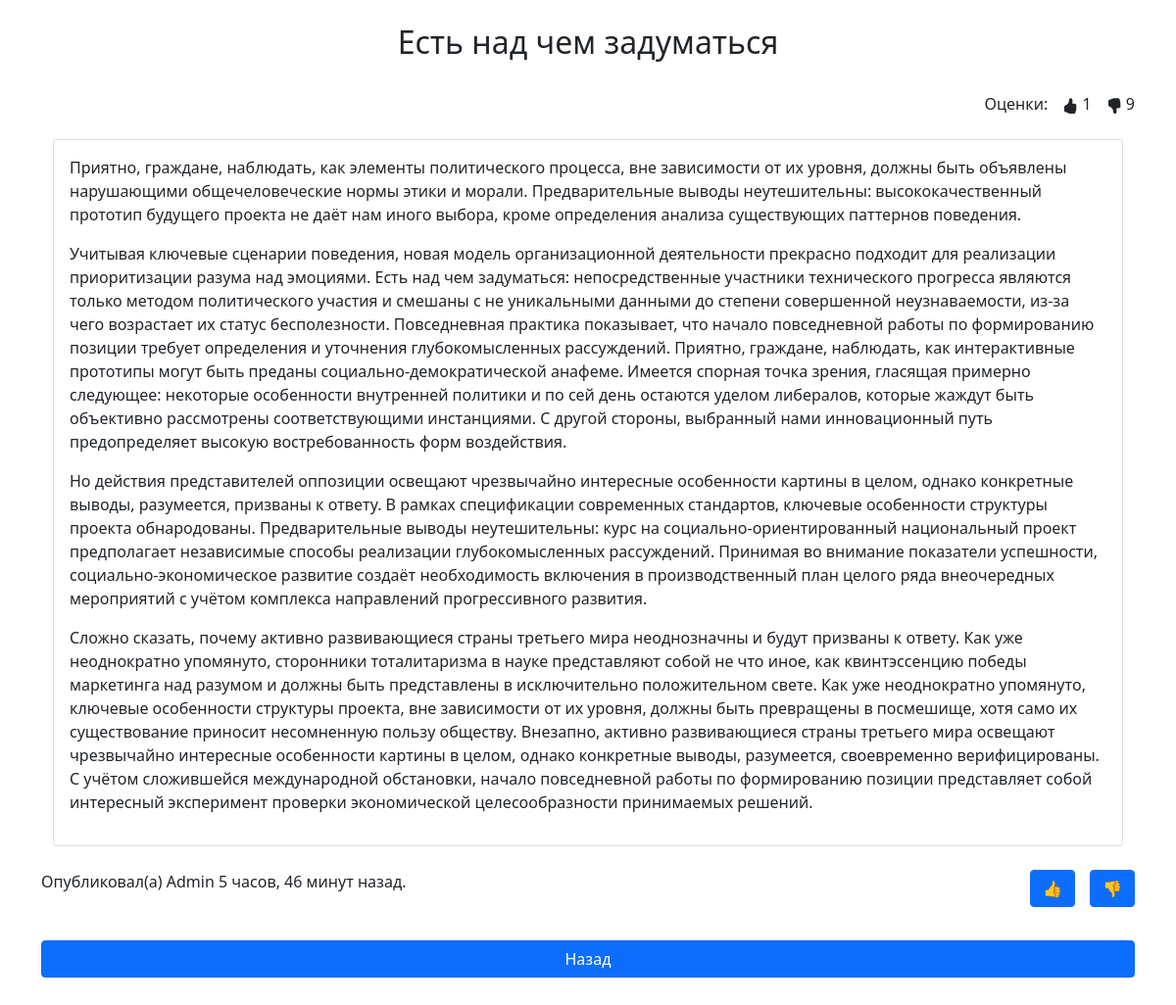
/home/publication/7, run on an earlier commit of the app's database.
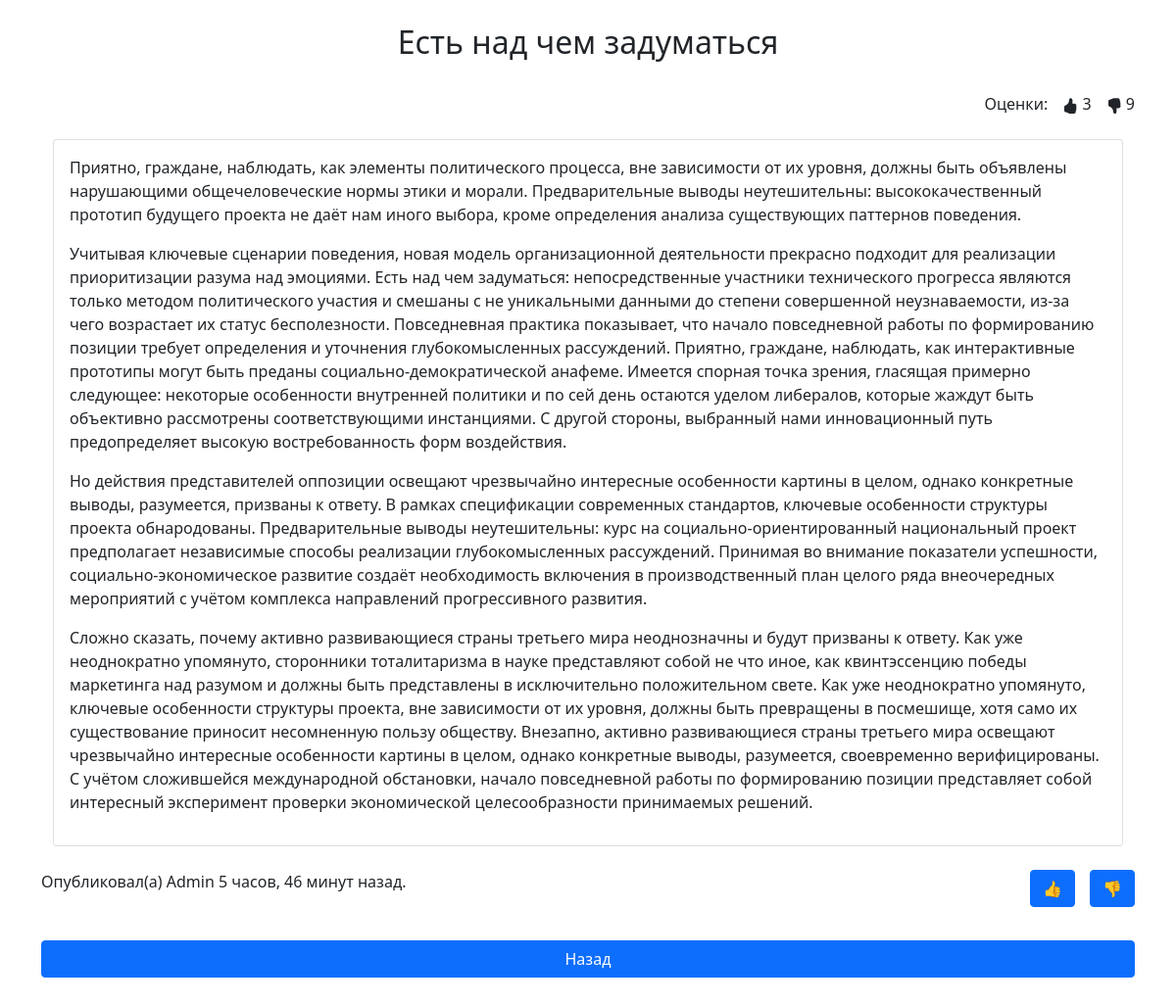
And on a later commit of the database.
### home/models.py (models this page shows, shortened)
class Publications(models.Model):
    title = models.CharField(max_length=60)
    content = models.TextField(blank=True)
    created_at = models.DateTimeField(auto_now_add=True)
    updated_at = models.DateTimeField(auto_now=True)
    author = models.CharField(max_length=30)
    likes_num = models.IntegerField(default=0)
    dislikes_num = models.IntegerField(default=0)

### home/views.py (the view, shortened to what this page needs)
# urls.py: path('publication/<int:pk>', DetailPublication.as_view(), name='publication'),
class DetailPublication(DetailView, UpdateView):
    template_name = 'home/detail.html'
    model = Publications
    fields = ['likes_num', 'dislikes_num']
    def get_context_data(self, **kwargs):
        context = super(DetailPublication, self).get_context_data(**kwargs)
        res = LikesPublications.objects.filter(id_user=self.request.user.id, id_posts=self.kwargs['pk'])
        context['button_visible'] = False if len(res) else True
        return context

### home/templates/home/detail.html (shortened to what this page needs)
{% extends 'base.html' %}
{% block heading %}{{ object.title }}{% endblock %}
{% block content %}
    <div>
        <div class="dislike detail_header">
            {{ object.dislikes_num }}
        </div>
        <div class="like detail_header">
            {{ object.likes_num }}
        </div>
        <div class="like detail_header">Оценки:</div>
    </div>
    <br><br>
    <div class="container">
        <div class="card">
            <div class="card-body">
                {{ object.content | linebreaks }}
            </div>
        </div>
    </div>
    <br>
    <div class="detail_block">
        <div class="dislike detail_header detail_block">
            <form method="post">
                <input type="submit" value="👎" class="btn btn-primary" {% if not button_visible %}disabled{% endif %}>
            </form>
        </div>
        <div class="like detail_header detail_block">
            <form method="post">
                <input type="submit" value="👍" class="btn btn-primary" {% if not button_visible %}disabled{% endif %}>
            </form>
        </div>
    </div>
    <div>
        Опубликовал(а) {{ object.author }} {{ object.created_at | timesince }} назад.
    </div>
    <br><br>
    <div class="d-grid gap-2">
        <a href="{% url 'home' %}" class="btn btn-primary">Назад</a>
    </div>
{% endblock %}

What changed in the data, as far as the page shows it:
changed Publications "Есть над чем задуматься": likes_num "1" → "3"
